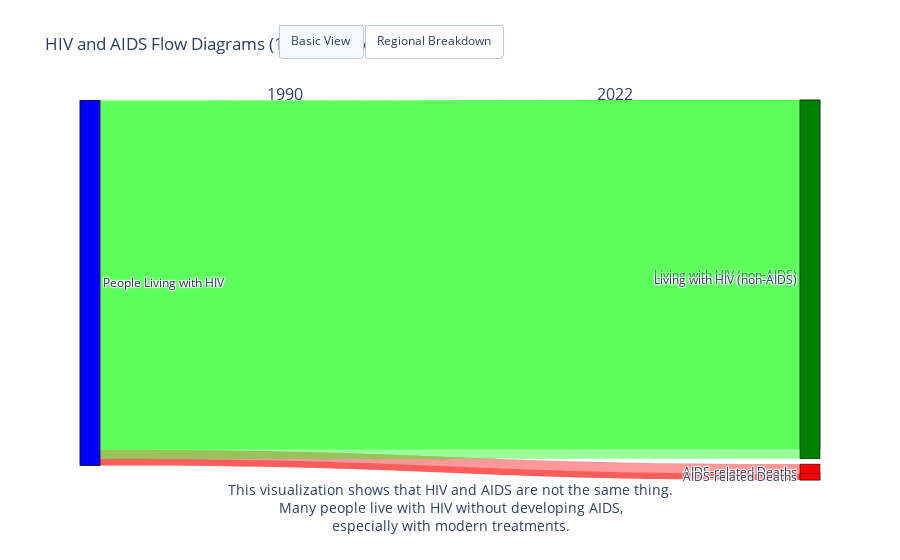

Notebook code for this chart:
### Markdown cell above
## First attempt

### Code cell
import pandas as pd
import numpy as np
import plotly.graph_objects as go
from plotly.subplots import make_subplots
import plotly.express as px

# Load the cleaned data
df = pd.read_excel('../../data/clean_data/cleaned_UNAIDS.xlsx')

# Define UN regions
un_regions = ["UNAAP", "UNACAR", "UNAESA", "UNAEECA", "UNALA", "UNAMENA", "UNAWCA", "UNAWCENA"]

# Function to create the Sankey diagram for a specific year
def create_sankey_diagram(year, include_regions=False):
    # Filter data for the specified year
    year_data = df[df['Year'] == year].copy()
    
    # Replace NaN values with 0 for calculation purposes
    year_data['AIDS-related deaths among adults and children'] = year_data['AIDS-related deaths among adults and children'].fillna(0)
    year_data['Estimated adults and children living with HIV'] = year_data['Estimated adults and children living with HIV'].fillna(0)
    
    # Calculate non-AIDS HIV cases (people living with HIV who don't die from AIDS)
    year_data['Living with HIV (non-AIDS deaths)'] = year_data['Estimated adults and children living with HIV'] - year_data['AIDS-related deaths among adults and children']
    year_data['Living with HIV (non-AIDS deaths)'] = year_data['Living with HIV (non-AIDS deaths)'].clip(lower=0)  # Ensure no negative numbers
    
    # Prepare basic nodes and links
    nodes = ['People Living with HIV', 'AIDS-related Deaths', 'Living with HIV (non-AIDS)']
    node_colors = ['blue', 'red', 'green']
    
    # Global totals
    total_hiv = year_data['Estimated adults and children living with HIV'].sum()
    total_aids_deaths = year_data['AIDS-related deaths among adults and children'].sum()
    total_non_aids = total_hiv - total_aids_deaths
    
    if not include_regions:
        # Simple flow: HIV → AIDS deaths or non-AIDS
        sources = [0, 0]
        targets = [1, 2]
        values = [total_aids_deaths, total_non_aids]
        colors = ['rgba(255, 0, 0, 0.4)', 'rgba(0, 255, 0, 0.4)']
        
        title = f'HIV and AIDS Flow Diagram ({year})'
    
    else:
        # Add region nodes to the basic nodes
        region_indices = {}
        for i, region in enumerate(un_regions):
            region_filtered = year_data[year_data['Country Code'] == region]
            if len(region_filtered) > 0:
                nodes.append(region)
                node_colors.append(px.colors.qualitative.Plotly[i % len(px.colors.qualitative.Plotly)])
                region_indices[region] = len(nodes) - 1
        
        # Create sources, targets, and values arrays
        sources = []
        targets = []
        values = []
        colors = []
        
        # First, add connections from HIV total to regions
        for region, region_idx in region_indices.items():
            region_data = year_data[year_data['Country Code'] == region]
            region_hiv = region_data['Estimated adults and children living with HIV'].sum()
            
            if region_hiv > 0:
                sources.append(0)  # From HIV total
                targets.append(region_idx)  # To region
                values.append(region_hiv)
                colors.append('rgba(0, 0, 255, 0.3)')  # Blue for HIV
        
        # Then add connections from regions to outcomes
        for region, region_idx in region_indices.items():
            region_data = year_data[year_data['Country Code'] == region]
            region_aids_deaths = region_data['AIDS-related deaths among adults and children'].sum()
            region_non_aids = region_data['Living with HIV (non-AIDS deaths)'].sum()
            
            if region_aids_deaths > 0:
                sources.append(region_idx)  # From region
                targets.append(1)  # To AIDS deaths
                values.append(region_aids_deaths)
                colors.append('rgba(255, 0, 0, 0.4)')  # Red for AIDS deaths
            
            if region_non_aids > 0:
                sources.append(region_idx)  # From region
                targets.append(2)  # To non-AIDS
                values.append(region_non_aids)
                colors.append('rgba(0, 255, 0, 0.4)')  # Green for non-AIDS
        
        title = f'HIV and AIDS Flow Diagram by Region ({year})'

    # Create the Sankey diagram
    fig = go.Figure(data=[go.Sankey(
        node = dict(
            pad = 15,
            thickness = 20,
            line = dict(color = "#121212", width = 0.5),
            label = nodes,
            color = node_colors
        ),
        link = dict(
            source = sources,
            target = targets,
            value = values,
            color = colors
        )
    )])
    
    fig.update_layout(title_text=title, font_size=12)
    
    return fig

# Create figures for 1990 and 2022 (or the latest year in your dataset if 2022 is not available)
latest_year = df['Year'].max()
target_year = 2022 if 2022 in df['Year'].unique() else latest_year

# Create basic diagrams
fig1990_basic = create_sankey_diagram(1990, include_regions=False)
fig_latest_basic = create_sankey_diagram(target_year, include_regions=False)

# Create diagrams with regional breakdown
fig1990_regions = create_sankey_diagram(1990, include_regions=True)
fig_latest_regions = create_sankey_diagram(target_year, include_regions=True)

# Create a subplot with buttons to switch between views
fig = make_subplots(rows=1, cols=2, specs=[[{"type": "sankey"}, {"type": "sankey"}]])

# Create combined figure with buttons for interactivity
fig = go.Figure()

# Add the basic diagrams as the default view
fig.add_trace(fig1990_basic.data[0])
fig.add_trace(fig_latest_basic.data[0])

# Update layout
fig.update_layout(
    title="HIV and AIDS Flow Diagrams (1990 vs Latest Year)",
    updatemenus=[
        dict(
            type="buttons",
            direction="right",
            active=0,
            x=0.57,
            y=1.2,
            buttons=list([
                dict(
                    label="Basic View",
                    method="update",
                    args=[{"visible": [True, True, False, False]},
                          {"title": "HIV and AIDS Flow Diagrams - Basic View"}]
                ),
                dict(
                    label="Regional Breakdown",
                    method="update",
                    args=[{"visible": [False, False, True, True]},
                          {"title": "HIV and AIDS Flow Diagrams - Regional Breakdown"}]
                )
            ]),
        )
    ]
)

# Add regional diagrams (initially hidden)
for trace in fig1990_regions.data:
    fig.add_trace(trace)
    fig.data[-1].visible = False

for trace in fig_latest_regions.data:
    fig.add_trace(trace)
    fig.data[-1].visible = False

# Add annotations
fig.add_annotation(
    x=0.25, y=1.05,
    xref="paper", yref="paper",
    text=f"1990",
    showarrow=False,
    font=dict(size=16)
)

fig.add_annotation(
    x=0.75, y=1.05,
    xref="paper", yref="paper",
    text=f"{target_year}",
    showarrow=False,
    font=dict(size=16)
)

# Add explanatory annotation
fig.add_annotation(
    x=0.5, y=-0.15,
    xref="paper", yref="paper",
    text="This visualization shows that HIV and AIDS are not the same thing.<br>Many people live with HIV without developing AIDS,<br>especially with modern treatments.",
    showarrow=False,
    font=dict(size=14)
)

# Show the figure
fig.show()

# Save the figure as an HTML file for interactive viewing
fig.write_html('../../interactive_viz_outputs/hiv_aids_flow_diagram.html')

print("Visualization created and saved as 'hiv_aids_flow_diagram.html'")

### Figure 1 — Plotly figure (JSON) as saved in the notebook; plotly's stock layout.template omitted (floating-point values rounded to 4 significant figures)
{"data": [{"link": {"color": ["rgba(255, 0, 0, 0.4)", "rgba(0, 255, 0, 0.4)"], "source": [0, 0], "target": [1, 2], "value": [774450, 16976090]}, "node": {"color": ["blue", "red", "green"], "label": ["People Living with HIV", "AIDS-related Deaths", "Living with HIV (non-AIDS)"], "line": {"color": "black", "width": 0.5}, "pad": 15, "thickness": 20}, "type": "sankey"}, {"link": {"color": ["rgba(255, 0, 0, 0.4)", "rgba(0, 255, 0, 0.4)"], "source": [0, 0], "target": [1, 2], "value": [1865760, 108352400]}, "node": {"color": ["blue", "red", "green"], "label": ["People Living with HIV", "AIDS-related Deaths", "Living with HIV (non-AIDS)"], "line": {"color": "black", "width": 0.5}, "pad": 15, "thickness": 20}, "type": "sankey"}, {"link": {"color": ["rgba(0, 0, 255, 0.3)", "rgba(0, 0, 255, 0.3)", "rgba(0, 0, 255, 0.3)", "rgba(0, 0, 255, 0.3)", "rgba(0, 0, 255, 0.3)", "rgba(0, 0, 255, 0.3)", "rgba(0, 0, 255, 0.3)", "rgba(0, 0, 255, 0.3)", "rgba(255, 0, 0, 0.4)", "rgba(0, 255, 0, 0.4)", "rgba(255, 0, 0, 0.4)", "rgba(0, 255, 0, 0.4)", "rgba(255, 0, 0, 0.4)", "rgba(0, 255, 0, 0.4)", "rgba(255, 0, 0, 0.4)", "rgba(0, 255, 0, 0.4)", "rgba(255, 0, 0, 0.4)", "rgba(0, 255, 0, 0.4)", "rgba(255, 0, 0, 0.4)", "rgba(0, 255, 0, 0.4)", "rgba(255, 0, 0, 0.4)", "rgba(0, 255, 0, 0.4)", "rgba(255, 0, 0, 0.4)", "rgba(0, 255, 0, 0.4)"], "source": [0, 0, 0, 0, 0, 0, 0, 0, 3, 3, 4, 4, 5, 5, 6, 6, 7, 7, 8, 8, 9, 9, 10, 10], "target": [3, 4, 5, 6, 7, 8, 9, 10, 1, 2, 1, 2, 1, 2, 1, 2, 1, 2, 1, 2, 1, 2, 1, 2], "value": [1400000, 110000, 5100000, 82000, 300000, 27000, 1900000, 900000, 34000, 1366000, 4500, 105500, 230000, 4870000, 4000, 78000, 18000, 282000, 1200, 25800, 89000, 1811000, 42000, 858000]}, "node": {"color": ["blue", "red", "green", "#636EFA", "#EF553B", "#00CC96", "#AB63FA", "#FFA15A", "#19D3F3", "#FF6692", "#B6E880"], "label": ["People Living with HIV", "AIDS-related Deaths", "Living with HIV (non-AIDS)", "UNAAP", "UNACAR", "UNAESA", "UNAEECA", "UNALA", "UNAMENA", "UNAWCA", "UNAWCENA"], "line": {"color": "black", "width": 0.5}, "pad": 15, "thickness": 20}, "type": "sankey", "visible": false}, {"link": {"color": ["rgba(0, 0, 255, 0.3)", "rgba(0, 0, 255, 0.3)", "rgba(0, 0, 255, 0.3)", "rgba(0, 0, 255, 0.3)", "rgba(0, 0, 255, 0.3)", "rgba(0, 0, 255, 0.3)", "rgba(0, 0, 255, 0.3)", "rgba(0, 0, 255, 0.3)", "rgba(255, 0, 0, 0.4)", "rgba(0, 255, 0, 0.4)", "rgba(255, 0, 0, 0.4)", "rgba(0, 255, 0, 0.4)", "rgba(255, 0, 0, 0.4)", "rgba(0, 255, 0, 0.4)", "rgba(255, 0, 0, 0.4)", "rgba(0, 255, 0, 0.4)", "rgba(255, 0, 0, 0.4)", "rgba(0, 255, 0, 0.4)", "rgba(255, 0, 0, 0.4)", "rgba(0, 255, 0, 0.4)", "rgba(255, 0, 0, 0.4)", "rgba(0, 255, 0, 0.4)", "rgba(255, 0, 0, 0.4)", "rgba(0, 255, 0, 0.4)"], "source": [0, 0, 0, 0, 0, 0, 0, 0, 3, 3, 4, 4, 5, 5, 6, 6, 7, 7, 8, 8, 9, 9, 10, 10], "target": [3, 4, 5, 6, 7, 8, 9, 10, 1, 2, 1, 2, 1, 2, 1, 2, 1, 2, 1, 2, 1, 2, 1, 2], "value": [6600000, 330000, 20800000, 2000000, 2200000, 190000, 5100000, 2300000, 160000, 6440000, 5400, 324600, 280000, 20520000, 41000, 1959000, 32000, 2168000, 6000, 184000, 140000, 4960000, 13000, 2287000]}, "node": {"color": ["blue", "red", "green", "#636EFA", "#EF553B", "#00CC96", "#AB63FA", "#FFA15A", "#19D3F3", "#FF6692", "#B6E880"], "label": ["People Living with HIV", "AIDS-related Deaths", "Living with HIV (non-AIDS)", "UNAAP", "UNACAR", "UNAESA", "UNAEECA", "UNALA", "UNAMENA", "UNAWCA", "UNAWCENA"], "line": {"color": "black", "width": 0.5}, "pad": 15, "thickness": 20}, "type": "sankey", "visible": false}], "layout": {"annotations": [{"font": {"size": 16}, "showarrow": false, "text": "1990", "x": 0.25, "xref": "paper", "y": 1.05, "yref": "paper"}, {"font": {"size": 16}, "showarrow": false, "text": "2022", "x": 0.75, "xref": "paper", "y": 1.05, "yref": "paper"}, {"font": {"size": 14}, "showarrow": false, "text": "This visualization shows that HIV and AIDS are not the same thing.<br>Many people live with HIV without developing AIDS,<br>especially with modern treatments.", "x": 0.5, "xref": "paper", "y": -0.15, "yref": "paper"}], "title": {"text": "HIV and AIDS Flow Diagrams (1990 vs Latest Year)"}, "updatemenus": [{"active": 0, "buttons": [{"args": [{"visible": [true, true, false, false]}, {"title": "HIV and AIDS Flow Diagrams - Basic View"}], "label": "Basic View", "method": "update"}, {"args": [{"visible": [false, false, true, true]}, {"title": "HIV and AIDS Flow Diagrams - Regional Breakdown"}], "label": "Regional Breakdown", "method": "update"}], "direction": "right", "type": "buttons", "x": 0.57, "y": 1.2}]}}
